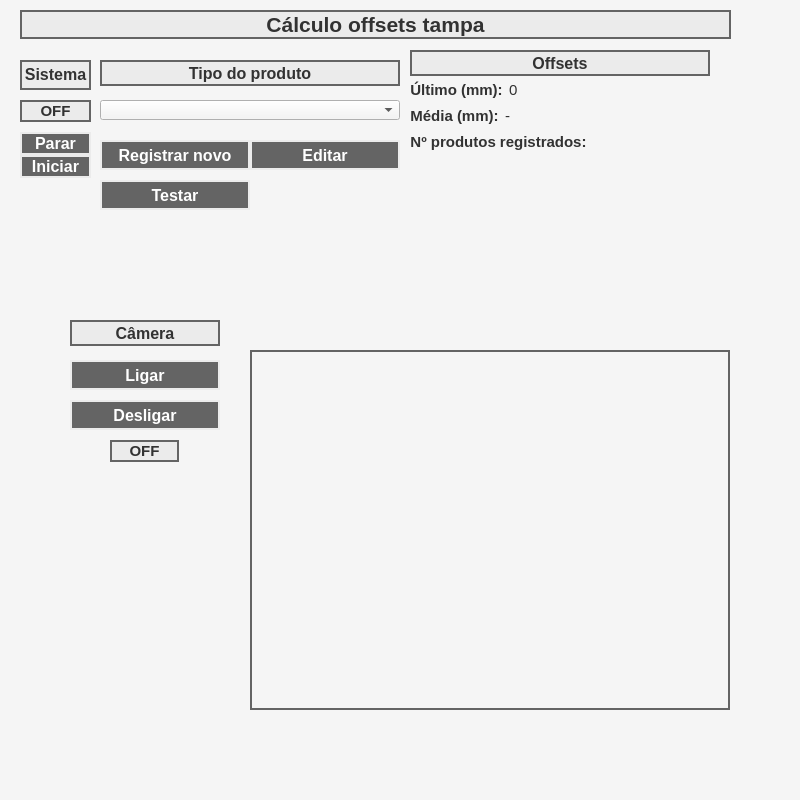
<?xml version="1.0" encoding="UTF-8"?>
<ui version="4.0">
 <class>MainWindow</class>
 <widget class="QMainWindow" name="MainWindow">
  <property name="geometry">
   <rect>
    <x>0</x>
    <y>0</y>
    <width>800</width>
    <height>800</height>
   </rect>
  </property>
  <property name="sizePolicy">
   <sizepolicy hsizetype="Preferred" vsizetype="Preferred">
    <horstretch>0</horstretch>
    <verstretch>0</verstretch>
   </sizepolicy>
  </property>
  <property name="minimumSize">
   <size>
    <width>800</width>
    <height>800</height>
   </size>
  </property>
  <property name="maximumSize">
   <size>
    <width>800</width>
    <height>800</height>
   </size>
  </property>
  <property name="windowTitle">
   <string>MainWindow</string>
  </property>
  <property name="styleSheet">
   <string notr="true">background-color: rgb(245, 245, 245);</string>
  </property>
  <widget class="QWidget" name="centralwidget">
   <widget class="QLabel" name="label_33">
    <property name="geometry">
     <rect>
      <x>20</x>
      <y>10</y>
      <width>711</width>
      <height>29</height>
     </rect>
    </property>
    <property name="font">
     <font>
      <pointsize>16</pointsize>
      <weight>75</weight>
      <bold>true</bold>
     </font>
    </property>
    <property name="styleSheet">
     <string notr="true">background-color: rgb(235, 235, 235);
color: rgb(50, 50, 50);
border-color: rgb(100, 100, 100);
border-width : 2px;
border-style:solid;</string>
    </property>
    <property name="text">
     <string>Cálculo offsets tampa</string>
    </property>
    <property name="alignment">
     <set>Qt::AlignCenter</set>
    </property>
   </widget>
   <widget class="QLabel" name="label_12">
    <property name="geometry">
     <rect>
      <x>100</x>
      <y>60</y>
      <width>300</width>
      <height>26</height>
     </rect>
    </property>
    <property name="sizePolicy">
     <sizepolicy hsizetype="Preferred" vsizetype="Fixed">
      <horstretch>0</horstretch>
      <verstretch>0</verstretch>
     </sizepolicy>
    </property>
    <property name="minimumSize">
     <size>
      <width>300</width>
      <height>0</height>
     </size>
    </property>
    <property name="maximumSize">
     <size>
      <width>16777215</width>
      <height>30</height>
     </size>
    </property>
    <property name="font">
     <font>
      <pointsize>12</pointsize>
      <weight>75</weight>
      <bold>true</bold>
     </font>
    </property>
    <property name="styleSheet">
     <string notr="true">background-color: rgb(235, 235, 235);
color: rgb(50, 50, 50);
border-color: rgb(100, 100, 100);
border-width : 2px;
border-style:solid;</string>
    </property>
    <property name="text">
     <string>Tipo do produto</string>
    </property>
    <property name="alignment">
     <set>Qt::AlignCenter</set>
    </property>
   </widget>
   <widget class="QPushButton" name="register_product_push_button">
    <property name="enabled">
     <bool>false</bool>
    </property>
    <property name="geometry">
     <rect>
      <x>100</x>
      <y>140</y>
      <width>150</width>
      <height>30</height>
     </rect>
    </property>
    <property name="sizePolicy">
     <sizepolicy hsizetype="Fixed" vsizetype="Fixed">
      <horstretch>0</horstretch>
      <verstretch>0</verstretch>
     </sizepolicy>
    </property>
    <property name="minimumSize">
     <size>
      <width>150</width>
      <height>30</height>
     </size>
    </property>
    <property name="maximumSize">
     <size>
      <width>150</width>
      <height>30</height>
     </size>
    </property>
    <property name="font">
     <font>
      <pointsize>12</pointsize>
      <weight>75</weight>
      <bold>true</bold>
     </font>
    </property>
    <property name="styleSheet">
     <string notr="true">background-color: rgb(100, 100, 100);
color: rgb(255, 255, 255);
border-color: rgb(235, 235, 235);
border-width : 2px;
border-style:solid;</string>
    </property>
    <property name="text">
     <string>Registrar novo</string>
    </property>
   </widget>
   <widget class="QPushButton" name="edit_product_push_button">
    <property name="enabled">
     <bool>false</bool>
    </property>
    <property name="geometry">
     <rect>
      <x>250</x>
      <y>140</y>
      <width>150</width>
      <height>30</height>
     </rect>
    </property>
    <property name="sizePolicy">
     <sizepolicy hsizetype="Fixed" vsizetype="Fixed">
      <horstretch>0</horstretch>
      <verstretch>0</verstretch>
     </sizepolicy>
    </property>
    <property name="minimumSize">
     <size>
      <width>150</width>
      <height>30</height>
     </size>
    </property>
    <property name="maximumSize">
     <size>
      <width>150</width>
      <height>30</height>
     </size>
    </property>
    <property name="font">
     <font>
      <pointsize>12</pointsize>
      <weight>75</weight>
      <bold>true</bold>
     </font>
    </property>
    <property name="styleSheet">
     <string notr="true">background-color: rgb(100, 100, 100);
color: rgb(255, 255, 255);
border-color: rgb(235, 235, 235);
border-width : 2px;
border-style:solid;</string>
    </property>
    <property name="text">
     <string>Editar</string>
    </property>
   </widget>
   <widget class="QPushButton" name="test_push_button">
    <property name="enabled">
     <bool>false</bool>
    </property>
    <property name="geometry">
     <rect>
      <x>100</x>
      <y>180</y>
      <width>150</width>
      <height>30</height>
     </rect>
    </property>
    <property name="sizePolicy">
     <sizepolicy hsizetype="Fixed" vsizetype="Fixed">
      <horstretch>0</horstretch>
      <verstretch>0</verstretch>
     </sizepolicy>
    </property>
    <property name="minimumSize">
     <size>
      <width>150</width>
      <height>30</height>
     </size>
    </property>
    <property name="maximumSize">
     <size>
      <width>150</width>
      <height>30</height>
     </size>
    </property>
    <property name="font">
     <font>
      <pointsize>12</pointsize>
      <weight>75</weight>
      <bold>true</bold>
     </font>
    </property>
    <property name="styleSheet">
     <string notr="true">background-color: rgb(100, 100, 100);
color: rgb(255, 255, 255);
border-color: rgb(235, 235, 235);
border-width : 2px;
border-style:solid;</string>
    </property>
    <property name="text">
     <string>Testar</string>
    </property>
   </widget>
   <widget class="QWidget" name="layoutWidget">
    <property name="geometry">
     <rect>
      <x>20</x>
      <y>60</y>
      <width>71</width>
      <height>220</height>
     </rect>
    </property>
    <layout class="QVBoxLayout" name="verticalLayout_20">
     <property name="spacing">
      <number>0</number>
     </property>
     <item>
      <widget class="QLabel" name="label_31">
       <property name="sizePolicy">
        <sizepolicy hsizetype="Preferred" vsizetype="Fixed">
         <horstretch>0</horstretch>
         <verstretch>30</verstretch>
        </sizepolicy>
       </property>
       <property name="minimumSize">
        <size>
         <width>0</width>
         <height>30</height>
        </size>
       </property>
       <property name="maximumSize">
        <size>
         <width>16777215</width>
         <height>30</height>
        </size>
       </property>
       <property name="baseSize">
        <size>
         <width>0</width>
         <height>0</height>
        </size>
       </property>
       <property name="font">
        <font>
         <pointsize>12</pointsize>
         <weight>75</weight>
         <bold>true</bold>
        </font>
       </property>
       <property name="styleSheet">
        <string notr="true">background-color: rgb(235, 235, 235);
color: rgb(50, 50, 50);
border-color: rgb(100, 100, 100);
border-width : 2px;
border-style:solid;</string>
       </property>
       <property name="text">
        <string>&lt;html&gt;&lt;head/&gt;&lt;body&gt;&lt;p align=&quot;center&quot;&gt;Sistema&lt;/p&gt;&lt;/body&gt;&lt;/html&gt;</string>
       </property>
       <property name="textFormat">
        <enum>Qt::AutoText</enum>
       </property>
       <property name="scaledContents">
        <bool>false</bool>
       </property>
       <property name="alignment">
        <set>Qt::AlignCenter</set>
       </property>
       <property name="wordWrap">
        <bool>false</bool>
       </property>
      </widget>
     </item>
     <item>
      <spacer name="verticalSpacer_13">
       <property name="orientation">
        <enum>Qt::Vertical</enum>
       </property>
       <property name="sizeType">
        <enum>QSizePolicy::Fixed</enum>
       </property>
       <property name="sizeHint" stdset="0">
        <size>
         <width>20</width>
         <height>10</height>
        </size>
       </property>
      </spacer>
     </item>
     <item>
      <widget class="QLabel" name="state_label">
       <property name="font">
        <font>
         <pointsize>11</pointsize>
         <weight>75</weight>
         <bold>true</bold>
        </font>
       </property>
       <property name="styleSheet">
        <string notr="true">background-color: rgb(235, 235, 235);
color: rgb(50, 50, 50);
border-color: rgb(100, 100, 100);
border-width : 2px;
border-style:solid;</string>
       </property>
       <property name="text">
        <string>OFF</string>
       </property>
       <property name="alignment">
        <set>Qt::AlignCenter</set>
       </property>
      </widget>
     </item>
     <item>
      <spacer name="verticalSpacer_18">
       <property name="orientation">
        <enum>Qt::Vertical</enum>
       </property>
       <property name="sizeType">
        <enum>QSizePolicy::Fixed</enum>
       </property>
       <property name="sizeHint" stdset="0">
        <size>
         <width>20</width>
         <height>10</height>
        </size>
       </property>
      </spacer>
     </item>
     <item>
      <widget class="QPushButton" name="stop_push_button">
       <property name="enabled">
        <bool>false</bool>
       </property>
       <property name="sizePolicy">
        <sizepolicy hsizetype="Preferred" vsizetype="Fixed">
         <horstretch>0</horstretch>
         <verstretch>0</verstretch>
        </sizepolicy>
       </property>
       <property name="maximumSize">
        <size>
         <width>999999</width>
         <height>30</height>
        </size>
       </property>
       <property name="font">
        <font>
         <pointsize>12</pointsize>
         <weight>75</weight>
         <bold>true</bold>
        </font>
       </property>
       <property name="styleSheet">
        <string notr="true">background-color: rgb(100, 100, 100);
color: rgb(255, 255, 255);
border-color: rgb(235, 235, 235);
border-width : 2px;
border-style:solid;</string>
       </property>
       <property name="text">
        <string>Parar</string>
       </property>
      </widget>
     </item>
     <item>
      <widget class="QPushButton" name="start_push_button">
       <property name="enabled">
        <bool>false</bool>
       </property>
       <property name="sizePolicy">
        <sizepolicy hsizetype="Preferred" vsizetype="Fixed">
         <horstretch>0</horstretch>
         <verstretch>0</verstretch>
        </sizepolicy>
       </property>
       <property name="maximumSize">
        <size>
         <width>99999</width>
         <height>30</height>
        </size>
       </property>
       <property name="font">
        <font>
         <pointsize>12</pointsize>
         <weight>75</weight>
         <bold>true</bold>
        </font>
       </property>
       <property name="styleSheet">
        <string notr="true">background-color: rgb(100, 100, 100);
color: rgb(255, 255, 255);
border-color: rgb(235, 235, 235);
border-width : 2px;
border-style:solid;</string>
       </property>
       <property name="text">
        <string>Iniciar</string>
       </property>
      </widget>
     </item>
     <item>
      <spacer name="verticalSpacer_5">
       <property name="orientation">
        <enum>Qt::Vertical</enum>
       </property>
       <property name="sizeType">
        <enum>QSizePolicy::Expanding</enum>
       </property>
       <property name="sizeHint" stdset="0">
        <size>
         <width>20</width>
         <height>100</height>
        </size>
       </property>
      </spacer>
     </item>
    </layout>
   </widget>
   <widget class="QComboBox" name="product_type_combo_box">
    <property name="geometry">
     <rect>
      <x>100</x>
      <y>100</y>
      <width>300</width>
      <height>20</height>
     </rect>
    </property>
    <property name="sizePolicy">
     <sizepolicy hsizetype="Fixed" vsizetype="Fixed">
      <horstretch>0</horstretch>
      <verstretch>0</verstretch>
     </sizepolicy>
    </property>
    <property name="minimumSize">
     <size>
      <width>300</width>
      <height>0</height>
     </size>
    </property>
    <property name="baseSize">
     <size>
      <width>0</width>
      <height>0</height>
     </size>
    </property>
   </widget>
   <widget class="QGraphicsView" name="graphics_view">
    <property name="geometry">
     <rect>
      <x>250</x>
      <y>350</y>
      <width>480</width>
      <height>360</height>
     </rect>
    </property>
    <property name="sizePolicy">
     <sizepolicy hsizetype="Fixed" vsizetype="Fixed">
      <horstretch>0</horstretch>
      <verstretch>0</verstretch>
     </sizepolicy>
    </property>
    <property name="minimumSize">
     <size>
      <width>480</width>
      <height>360</height>
     </size>
    </property>
    <property name="maximumSize">
     <size>
      <width>480</width>
      <height>360</height>
     </size>
    </property>
    <property name="styleSheet">
     <string notr="true">border-color: rgb(100, 100, 100);
border-width : 2px;
border-style:solid;</string>
    </property>
    <property name="alignment">
     <set>Qt::AlignRight|Qt::AlignTrailing|Qt::AlignVCenter</set>
    </property>
   </widget>
   <widget class="QWidget" name="layoutWidget">
    <property name="geometry">
     <rect>
      <x>410</x>
      <y>80</y>
      <width>311</width>
      <height>231</height>
     </rect>
    </property>
    <layout class="QVBoxLayout" name="verticalLayout_19">
     <item>
      <layout class="QHBoxLayout" name="horizontalLayout_21">
       <item>
        <layout class="QVBoxLayout" name="verticalLayout_17">
         <item>
          <layout class="QVBoxLayout" name="verticalLayout_15">
           <item>
            <layout class="QHBoxLayout" name="horizontalLayout_18">
             <item>
              <widget class="QLabel" name="label_27">
               <property name="sizePolicy">
                <sizepolicy hsizetype="Fixed" vsizetype="Fixed">
                 <horstretch>0</horstretch>
                 <verstretch>0</verstretch>
                </sizepolicy>
               </property>
               <property name="font">
                <font>
                 <pointsize>11</pointsize>
                 <weight>75</weight>
                 <bold>true</bold>
                </font>
               </property>
               <property name="styleSheet">
                <string notr="true">color: rgb(50, 50, 50);</string>
               </property>
               <property name="text">
                <string>Último (mm):</string>
               </property>
               <property name="alignment">
                <set>Qt::AlignCenter</set>
               </property>
              </widget>
             </item>
             <item>
              <widget class="QLabel" name="last_diameter_label">
               <property name="sizePolicy">
                <sizepolicy hsizetype="Fixed" vsizetype="Preferred">
                 <horstretch>0</horstretch>
                 <verstretch>0</verstretch>
                </sizepolicy>
               </property>
               <property name="minimumSize">
                <size>
                 <width>140</width>
                 <height>0</height>
                </size>
               </property>
               <property name="font">
                <font>
                 <pointsize>11</pointsize>
                </font>
               </property>
               <property name="styleSheet">
                <string notr="true">color: rgb(50, 50, 50);
</string>
               </property>
               <property name="text">
                <string>0</string>
               </property>
              </widget>
             </item>
             <item>
              <spacer name="horizontalSpacer_23">
               <property name="orientation">
                <enum>Qt::Horizontal</enum>
               </property>
               <property name="sizeHint" stdset="0">
                <size>
                 <width>40</width>
                 <height>20</height>
                </size>
               </property>
              </spacer>
             </item>
            </layout>
           </item>
          </layout>
         </item>
        </layout>
       </item>
      </layout>
     </item>
     <item>
      <layout class="QHBoxLayout" name="horizontalLayout_22">
       <item>
        <layout class="QVBoxLayout" name="verticalLayout_18">
         <item>
          <layout class="QVBoxLayout" name="verticalLayout_16">
           <item>
            <layout class="QHBoxLayout" name="horizontalLayout_19">
             <item>
              <widget class="QLabel" name="label_28">
               <property name="sizePolicy">
                <sizepolicy hsizetype="Fixed" vsizetype="Fixed">
                 <horstretch>0</horstretch>
                 <verstretch>0</verstretch>
                </sizepolicy>
               </property>
               <property name="font">
                <font>
                 <pointsize>11</pointsize>
                 <weight>75</weight>
                 <bold>true</bold>
                </font>
               </property>
               <property name="styleSheet">
                <string notr="true">color: rgb(50, 50, 50);</string>
               </property>
               <property name="text">
                <string>Média (mm):</string>
               </property>
               <property name="alignment">
                <set>Qt::AlignCenter</set>
               </property>
              </widget>
             </item>
             <item>
              <widget class="QLabel" name="average_color_label">
               <property name="sizePolicy">
                <sizepolicy hsizetype="Fixed" vsizetype="Preferred">
                 <horstretch>0</horstretch>
                 <verstretch>0</verstretch>
                </sizepolicy>
               </property>
               <property name="minimumSize">
                <size>
                 <width>140</width>
                 <height>0</height>
                </size>
               </property>
               <property name="font">
                <font>
                 <pointsize>11</pointsize>
                </font>
               </property>
               <property name="styleSheet">
                <string notr="true">color: rgb(50, 50, 50);
</string>
               </property>
               <property name="text">
                <string>-</string>
               </property>
              </widget>
             </item>
             <item>
              <spacer name="horizontalSpacer_24">
               <property name="orientation">
                <enum>Qt::Horizontal</enum>
               </property>
               <property name="sizeHint" stdset="0">
                <size>
                 <width>40</width>
                 <height>20</height>
                </size>
               </property>
              </spacer>
             </item>
            </layout>
           </item>
          </layout>
         </item>
        </layout>
       </item>
      </layout>
     </item>
     <item>
      <layout class="QHBoxLayout" name="horizontalLayout_23">
       <item>
        <widget class="QLabel" name="label_30">
         <property name="sizePolicy">
          <sizepolicy hsizetype="Expanding" vsizetype="Fixed">
           <horstretch>0</horstretch>
           <verstretch>0</verstretch>
          </sizepolicy>
         </property>
         <property name="font">
          <font>
           <pointsize>11</pointsize>
           <weight>75</weight>
           <bold>true</bold>
          </font>
         </property>
         <property name="styleSheet">
          <string notr="true">color: rgb(50, 50, 50);</string>
         </property>
         <property name="text">
          <string>Nº produtos registrados:</string>
         </property>
         <property name="alignment">
          <set>Qt::AlignCenter</set>
         </property>
        </widget>
       </item>
       <item>
        <widget class="QLabel" name="number_of_oranges_label">
         <property name="sizePolicy">
          <sizepolicy hsizetype="Fixed" vsizetype="Fixed">
           <horstretch>0</horstretch>
           <verstretch>0</verstretch>
          </sizepolicy>
         </property>
         <property name="minimumSize">
          <size>
           <width>60</width>
           <height>0</height>
          </size>
         </property>
         <property name="maximumSize">
          <size>
           <width>60</width>
           <height>16777215</height>
          </size>
         </property>
         <property name="font">
          <font>
           <pointsize>11</pointsize>
          </font>
         </property>
         <property name="styleSheet">
          <string notr="true">color: rgb(50, 50, 50);
</string>
         </property>
         <property name="text">
          <string/>
         </property>
        </widget>
       </item>
       <item>
        <spacer name="horizontalSpacer_18">
         <property name="orientation">
          <enum>Qt::Horizontal</enum>
         </property>
         <property name="sizeHint" stdset="0">
          <size>
           <width>40</width>
           <height>20</height>
          </size>
         </property>
        </spacer>
       </item>
      </layout>
     </item>
     <item>
      <spacer name="verticalSpacer">
       <property name="orientation">
        <enum>Qt::Vertical</enum>
       </property>
       <property name="sizeHint" stdset="0">
        <size>
         <width>20</width>
         <height>40</height>
        </size>
       </property>
      </spacer>
     </item>
    </layout>
   </widget>
   <widget class="QLabel" name="label_13">
    <property name="geometry">
     <rect>
      <x>410</x>
      <y>50</y>
      <width>300</width>
      <height>26</height>
     </rect>
    </property>
    <property name="sizePolicy">
     <sizepolicy hsizetype="Preferred" vsizetype="Fixed">
      <horstretch>0</horstretch>
      <verstretch>0</verstretch>
     </sizepolicy>
    </property>
    <property name="minimumSize">
     <size>
      <width>300</width>
      <height>0</height>
     </size>
    </property>
    <property name="maximumSize">
     <size>
      <width>16777215</width>
      <height>30</height>
     </size>
    </property>
    <property name="font">
     <font>
      <pointsize>12</pointsize>
      <weight>75</weight>
      <bold>true</bold>
     </font>
    </property>
    <property name="styleSheet">
     <string notr="true">background-color: rgb(235, 235, 235);
color: rgb(50, 50, 50);
border-color: rgb(100, 100, 100);
border-width : 2px;
border-style:solid;</string>
    </property>
    <property name="text">
     <string>Offsets</string>
    </property>
    <property name="alignment">
     <set>Qt::AlignCenter</set>
    </property>
   </widget>
   <widget class="QPushButton" name="turn_on_camera_push_button">
    <property name="geometry">
     <rect>
      <x>70</x>
      <y>360</y>
      <width>150</width>
      <height>30</height>
     </rect>
    </property>
    <property name="sizePolicy">
     <sizepolicy hsizetype="Fixed" vsizetype="Fixed">
      <horstretch>0</horstretch>
      <verstretch>0</verstretch>
     </sizepolicy>
    </property>
    <property name="minimumSize">
     <size>
      <width>150</width>
      <height>30</height>
     </size>
    </property>
    <property name="maximumSize">
     <size>
      <width>150</width>
      <height>30</height>
     </size>
    </property>
    <property name="font">
     <font>
      <pointsize>12</pointsize>
      <weight>75</weight>
      <bold>true</bold>
     </font>
    </property>
    <property name="styleSheet">
     <string notr="true">background-color: rgb(100, 100, 100);
color: rgb(255, 255, 255);
border-color: rgb(235, 235, 235);
border-width : 2px;
border-style:solid;</string>
    </property>
    <property name="text">
     <string>Ligar</string>
    </property>
   </widget>
   <widget class="QLabel" name="label_14">
    <property name="geometry">
     <rect>
      <x>70</x>
      <y>320</y>
      <width>150</width>
      <height>26</height>
     </rect>
    </property>
    <property name="sizePolicy">
     <sizepolicy hsizetype="Fixed" vsizetype="Fixed">
      <horstretch>0</horstretch>
      <verstretch>0</verstretch>
     </sizepolicy>
    </property>
    <property name="minimumSize">
     <size>
      <width>150</width>
      <height>0</height>
     </size>
    </property>
    <property name="maximumSize">
     <size>
      <width>150</width>
      <height>30</height>
     </size>
    </property>
    <property name="font">
     <font>
      <pointsize>12</pointsize>
      <weight>75</weight>
      <bold>true</bold>
     </font>
    </property>
    <property name="styleSheet">
     <string notr="true">background-color: rgb(235, 235, 235);
color: rgb(50, 50, 50);
border-color: rgb(100, 100, 100);
border-width : 2px;
border-style:solid;</string>
    </property>
    <property name="text">
     <string>Câmera</string>
    </property>
    <property name="alignment">
     <set>Qt::AlignCenter</set>
    </property>
   </widget>
   <widget class="QPushButton" name="turn_off_camera_push_button">
    <property name="enabled">
     <bool>false</bool>
    </property>
    <property name="geometry">
     <rect>
      <x>70</x>
      <y>400</y>
      <width>150</width>
      <height>30</height>
     </rect>
    </property>
    <property name="sizePolicy">
     <sizepolicy hsizetype="Fixed" vsizetype="Fixed">
      <horstretch>0</horstretch>
      <verstretch>0</verstretch>
     </sizepolicy>
    </property>
    <property name="minimumSize">
     <size>
      <width>150</width>
      <height>30</height>
     </size>
    </property>
    <property name="maximumSize">
     <size>
      <width>150</width>
      <height>30</height>
     </size>
    </property>
    <property name="font">
     <font>
      <pointsize>12</pointsize>
      <weight>75</weight>
      <bold>true</bold>
     </font>
    </property>
    <property name="styleSheet">
     <string notr="true">background-color: rgb(100, 100, 100);
color: rgb(255, 255, 255);
border-color: rgb(235, 235, 235);
border-width : 2px;
border-style:solid;</string>
    </property>
    <property name="text">
     <string>Desligar</string>
    </property>
   </widget>
   <widget class="QLabel" name="state_label_2">
    <property name="geometry">
     <rect>
      <x>110</x>
      <y>440</y>
      <width>69</width>
      <height>22</height>
     </rect>
    </property>
    <property name="font">
     <font>
      <pointsize>11</pointsize>
      <weight>75</weight>
      <bold>true</bold>
     </font>
    </property>
    <property name="styleSheet">
     <string notr="true">background-color: rgb(235, 235, 235);
color: rgb(50, 50, 50);
border-color: rgb(100, 100, 100);
border-width : 2px;
border-style:solid;</string>
    </property>
    <property name="text">
     <string>OFF</string>
    </property>
    <property name="alignment">
     <set>Qt::AlignCenter</set>
    </property>
   </widget>
  </widget>
  <widget class="QMenuBar" name="menubar">
   <property name="geometry">
    <rect>
     <x>0</x>
     <y>0</y>
     <width>800</width>
     <height>21</height>
    </rect>
   </property>
  </widget>
  <widget class="QStatusBar" name="statusbar"/>
 </widget>
 <resources/>
 <connections/>
</ui>
